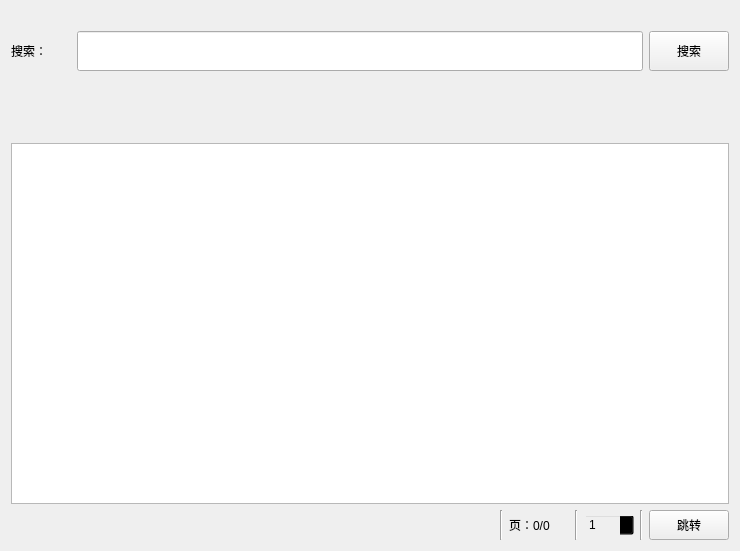
<?xml version="1.0" encoding="UTF-8"?>
<ui version="4.0">
 <class>Search</class>
 <widget class="QWidget" name="Search">
  <property name="geometry">
   <rect>
    <x>0</x>
    <y>0</y>
    <width>740</width>
    <height>551</height>
   </rect>
  </property>
  <property name="minimumSize">
   <size>
    <width>80</width>
    <height>0</height>
   </size>
  </property>
  <property name="windowTitle">
   <string>搜索</string>
  </property>
  <layout class="QVBoxLayout" name="verticalLayout">
   <item>
    <widget class="QLabel" name="searchTab">
     <property name="enabled">
      <bool>true</bool>
     </property>
     <property name="text">
      <string/>
     </property>
     <property name="textInteractionFlags">
      <set>Qt::TextBrowserInteraction</set>
     </property>
    </widget>
   </item>
   <item>
    <widget class="QWidget" name="searchWidget" native="true">
     <property name="sizePolicy">
      <sizepolicy hsizetype="Minimum" vsizetype="Minimum">
       <horstretch>0</horstretch>
       <verstretch>0</verstretch>
      </sizepolicy>
     </property>
     <property name="minimumSize">
      <size>
       <width>0</width>
       <height>0</height>
      </size>
     </property>
     <layout class="QVBoxLayout" name="verticalLayout_2">
      <property name="leftMargin">
       <number>0</number>
      </property>
      <property name="topMargin">
       <number>0</number>
      </property>
      <property name="rightMargin">
       <number>0</number>
      </property>
      <property name="bottomMargin">
       <number>0</number>
      </property>
      <item>
       <layout class="QHBoxLayout" name="horizontalLayout_2">
        <property name="spacing">
         <number>6</number>
        </property>
        <property name="sizeConstraint">
         <enum>QLayout::SetDefaultConstraint</enum>
        </property>
        <item>
         <widget class="QLabel" name="label_2">
          <property name="sizePolicy">
           <sizepolicy hsizetype="Preferred" vsizetype="Minimum">
            <horstretch>0</horstretch>
            <verstretch>0</verstretch>
           </sizepolicy>
          </property>
          <property name="minimumSize">
           <size>
            <width>60</width>
            <height>0</height>
           </size>
          </property>
          <property name="maximumSize">
           <size>
            <width>60</width>
            <height>40</height>
           </size>
          </property>
          <property name="toolTip">
           <string>&lt;html&gt;&lt;head/&gt;&lt;body&gt;&lt;p&gt;搜寻的最佳姿势?&lt;/p&gt;&lt;p&gt;【包含搜寻】&lt;/p&gt;&lt;p&gt;搜寻全彩[空格][+]人妻,仅显示全彩且是人妻的本本&lt;/p&gt;&lt;p&gt;范例:全彩 +人妻&lt;br/&gt;&lt;/p&gt;&lt;p&gt;【排除搜寻】&lt;/p&gt;&lt;p&gt;搜寻全彩[空格][]人妻,显示全彩并排除人妻的本本&lt;/p&gt;&lt;p&gt;范例:全彩 -人妻&lt;br/&gt;&lt;/p&gt;&lt;p&gt;【我都要搜寻】&lt;/p&gt;&lt;p&gt;搜寻全彩[空格]人妻,会显示所有包含全彩及人妻的本本&lt;/p&gt;&lt;p&gt;范例:全彩 人妻&lt;/p&gt;&lt;/body&gt;&lt;/html&gt;</string>
          </property>
          <property name="text">
           <string>搜索：</string>
          </property>
         </widget>
        </item>
        <item>
         <widget class="SearchLineEdit" name="lineEdit">
          <property name="sizePolicy">
           <sizepolicy hsizetype="Expanding" vsizetype="Minimum">
            <horstretch>0</horstretch>
            <verstretch>0</verstretch>
           </sizepolicy>
          </property>
          <property name="minimumSize">
           <size>
            <width>40</width>
            <height>40</height>
           </size>
          </property>
          <property name="maximumSize">
           <size>
            <width>16777215</width>
            <height>40</height>
           </size>
          </property>
          <property name="clearButtonEnabled">
           <bool>true</bool>
          </property>
         </widget>
        </item>
        <item>
         <widget class="QPushButton" name="searchButton">
          <property name="sizePolicy">
           <sizepolicy hsizetype="Minimum" vsizetype="Minimum">
            <horstretch>0</horstretch>
            <verstretch>0</verstretch>
           </sizepolicy>
          </property>
          <property name="maximumSize">
           <size>
            <width>16777215</width>
            <height>40</height>
           </size>
          </property>
          <property name="text">
           <string>搜索</string>
          </property>
         </widget>
        </item>
       </layout>
      </item>
     </layout>
    </widget>
   </item>
   <item>
    <widget class="TagListWidget" name="tagWidget">
     <property name="sizePolicy">
      <sizepolicy hsizetype="Preferred" vsizetype="Preferred">
       <horstretch>0</horstretch>
       <verstretch>0</verstretch>
      </sizepolicy>
     </property>
     <property name="minimumSize">
      <size>
       <width>0</width>
       <height>40</height>
      </size>
     </property>
     <property name="maximumSize">
      <size>
       <width>16777215</width>
       <height>60</height>
      </size>
     </property>
     <property name="styleSheet">
      <string notr="true">QListWidget {background-color:transparent;}
QListWidget::item {
    background-color:rgb(251, 239, 243);
    color: rgb(196, 95, 125);
	border:2px solid red;
    border-radius: 10px;
	border-color:rgb(196, 95, 125);
}
/* 鼠标在按钮上时，按钮颜色 */
 QListWidget::item:hover 
{
    background-color:rgb(21, 85, 154);
    border-radius: 10px;
    color: rgb(0, 0, 0);
}
</string>
     </property>
     <property name="frameShape">
      <enum>QFrame::NoFrame</enum>
     </property>
    </widget>
   </item>
   <item>
    <widget class="ComicListWidget" name="bookList"/>
   </item>
   <item>
    <layout class="QHBoxLayout" name="horizontalLayout">
     <item>
      <spacer name="horizontalSpacer_2">
       <property name="orientation">
        <enum>Qt::Horizontal</enum>
       </property>
       <property name="sizeHint" stdset="0">
        <size>
         <width>40</width>
         <height>20</height>
        </size>
       </property>
      </spacer>
     </item>
     <item>
      <widget class="Line" name="line_4">
       <property name="orientation">
        <enum>Qt::Vertical</enum>
       </property>
      </widget>
     </item>
     <item>
      <widget class="QLabel" name="label">
       <property name="minimumSize">
        <size>
         <width>60</width>
         <height>30</height>
        </size>
       </property>
       <property name="maximumSize">
        <size>
         <width>16777215</width>
         <height>30</height>
        </size>
       </property>
       <property name="text">
        <string>页：0/0</string>
       </property>
      </widget>
     </item>
     <item>
      <widget class="Line" name="line_5">
       <property name="orientation">
        <enum>Qt::Vertical</enum>
       </property>
      </widget>
     </item>
     <item>
      <widget class="QSpinBox" name="spinBox">
       <property name="minimumSize">
        <size>
         <width>50</width>
         <height>0</height>
        </size>
       </property>
       <property name="styleSheet">
        <string notr="true">background-color:transparent;</string>
       </property>
       <property name="minimum">
        <number>1</number>
       </property>
       <property name="maximum">
        <number>1</number>
       </property>
      </widget>
     </item>
     <item>
      <widget class="Line" name="line_6">
       <property name="orientation">
        <enum>Qt::Vertical</enum>
       </property>
      </widget>
     </item>
     <item>
      <widget class="QPushButton" name="jumpPage">
       <property name="minimumSize">
        <size>
         <width>60</width>
         <height>30</height>
        </size>
       </property>
       <property name="maximumSize">
        <size>
         <width>16777215</width>
         <height>30</height>
        </size>
       </property>
       <property name="text">
        <string>跳转</string>
       </property>
      </widget>
     </item>
    </layout>
   </item>
  </layout>
 </widget>
 <customwidgets>
  <customwidget>
   <class>ComicListWidget</class>
   <extends>QListWidget</extends>
   <header location="global">component.list.comic_list_widget.h</header>
  </customwidget>
  <customwidget>
   <class>SearchLineEdit</class>
   <extends>QLineEdit</extends>
   <header location="global">component.line_edit.search_line_edit.h</header>
  </customwidget>
  <customwidget>
   <class>TagListWidget</class>
   <extends>QListWidget</extends>
   <header location="global">component.list.tag_list_widget.h</header>
  </customwidget>
 </customwidgets>
 <resources/>
 <connections/>
</ui>
